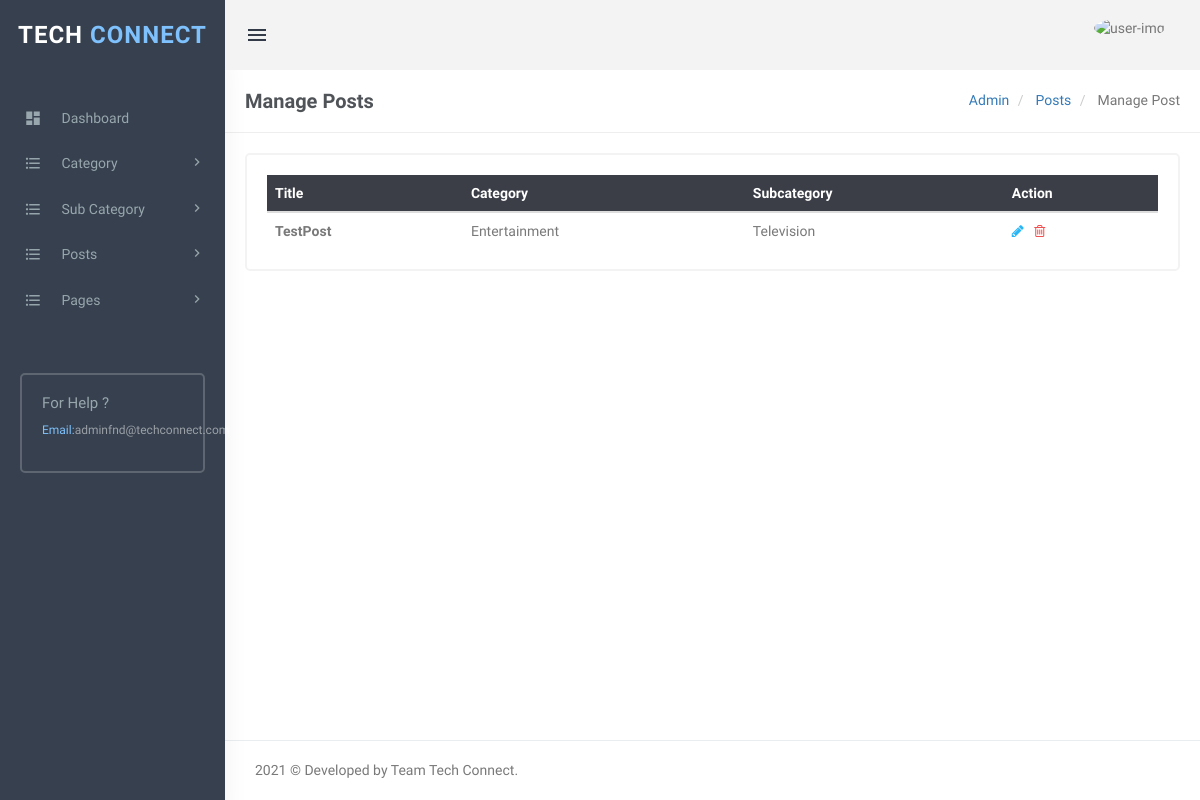
The page /publisher/manage-posts.php (signed in) on the database its author committed.
### tables this page shows
CREATE TABLE IF NOT EXISTS `tblpostsfptv` (
  `id` int(11) NOT NULL AUTO_INCREMENT,
  `PostTitle` longtext,
  `CategoryId` int(11) DEFAULT NULL,
  `SubCategoryId` int(11) DEFAULT NULL,
  `PostDetails` longtext,
  `PostingDate` timestamp NULL DEFAULT CURRENT_TIMESTAMP,
  `UpdationDate` timestamp NULL DEFAULT NULL ON UPDATE CURRENT_TIMESTAMP,
  `Is_Active` int(1) NOT NULL,
  `PostUrl` mediumtext,
  `PostImage` varchar(255) DEFAULT NULL,
  `counter` int(255) NOT NULL,
  PRIMARY KEY (`id`)
);

CREATE TABLE `tblcategory` (
  `id` int(11) NOT NULL AUTO_INCREMENT,
  `CategoryName` varchar(200) NOT NULL,
  `Description` mediumtext NOT NULL,
  `PostingDate` timestamp NULL DEFAULT CURRENT_TIMESTAMP,
  `UpdationDate` timestamp NULL DEFAULT CURRENT_TIMESTAMP ON UPDATE CURRENT_TIMESTAMP,
  `Is_Active` varchar(1) DEFAULT NULL,
  PRIMARY KEY (`id`)
);

CREATE TABLE `tblsubcategory` (
  `SubCategoryId` int(11) NOT NULL AUTO_INCREMENT,
  `CategoryId` int(11) NOT NULL,
  `Subcategory` varchar(255) NOT NULL,
  `SubCatDescription` mediumtext NOT NULL,
  `PostingDate` timestamp NOT NULL DEFAULT CURRENT_TIMESTAMP,
  `UpdationDate` timestamp NULL DEFAULT CURRENT_TIMESTAMP ON UPDATE CURRENT_TIMESTAMP,
  `Is_Active` int(1) NOT NULL,
  PRIMARY KEY (`SubCategoryId`)
);

### publisher/manage-posts.php (the view, shortened to what this page needs)
<?php
include('includes/config.php');
if(strlen($_SESSION['login'])==0)
  {
header('location:index.php');
}
else{
?>
<!DOCTYPE html>
<html lang="en">
    <head>
		<link rel="stylesheet" href="../plugins/morris/morris.css">
        <link href="../plugins/jvectormap/jquery-jvectormap-2.0.2.css" rel="stylesheet" />
        <link href="assets/css/bootstrap.min.css" rel="stylesheet" type="text/css" />
        <link href="assets/css/core.css" rel="stylesheet" type="text/css" />
        <link href="assets/css/components.css" rel="stylesheet" type="text/css" />
        <link href="assets/css/icons.css" rel="stylesheet" type="text/css" />
        <link href="assets/css/pages.css" rel="stylesheet" type="text/css" />
        <link href="assets/css/menu.css" rel="stylesheet" type="text/css" />
        <link href="assets/css/responsive.css" rel="stylesheet" type="text/css" />
		<link rel="stylesheet" href="../plugins/switchery/switchery.min.css">
    </head>
    <body class="fixed-left">
        <div id="wrapper">
           <?php include('includes/topheader.php');?>
           <?php include('includes/leftsidebar.php');?>
            <div class="content-page">
                <div class="content">
                    <div class="container">
                        <div class="row">
							<div class="col-xs-12">
								<div class="page-title-box">
                                    <h4 class="page-title">Manage Posts </h4>
                                    <ol class="breadcrumb p-0 m-0">
                                        <li>
                                            <a href="#">Admin</a>
                                        </li>
                                        <li>
                                            <a href="#">Posts</a>
                                        </li>
                                        <li class="active">
                                            Manage Post
                                        </li>
                                    </ol>
                                    <div class="clearfix"></div>
                                </div>
							</div>
						</div>
                        <div class="row">
                            <div class="col-sm-12">
                                <div class="card-box">
                                    <div class="table-responsive">
<table class="table table-colored table-centered table-inverse m-0">
<thead>
<tr>
<th>Title</th>
<th>Category</th>
<th>Subcategory</th>
<th>Action</th>
</tr>
</thead>
<tbody>
<?php
$query=mysqli_query($con,"select tblpostsfptv.id as postid,tblpostsfptv.PostTitle as title,tblcategory.CategoryName as category,tblsubcategory.Subcategory as subcategory from tblpostsfptv left join tblcategory on tblcategory.id=tblpostsfptv.CategoryId left join tblsubcategory on tblsubcategory.SubCategoryId=tblpostsfptv.SubCategoryId where tblpostsfptv.Is_Active=1 ");
$rowcount=mysqli_num_rows($query);
if($rowcount==0)
{
?>
<tr>
<td colspan="4" align="center"><h3 style="color:red">No record found</h3></td>
<tr>
<?php
} else {
while($row=mysqli_fetch_array($query))
{
?>
 <tr>
<td><b><?php echo htmlentities($row['title']);?></b></td>
<td><?php echo htmlentities($row['category'])?></td>
<td><?php echo htmlentities($row['subcategory'])?></td>
<td><a href="edit-post.php?pid=<?php echo htmlentities($row['postid']);?>"><i class="fa fa-pencil" style="color: #29b6f6;"></i></a>
    &nbsp;<a href="manage-posts.php?pid=<?php echo htmlentities($row['postid']);?>&&action=del" onclick="return confirm('Do you reaaly want to delete ?')"> <i class="fa fa-trash-o" style="color: #f05050"></i></a> </td>
 </tr>
<?php } }?>
                                            </tbody>
                                        </table>
                                    </div>
                                </div>
                            </div>
                        </div>
                    </div>
                </div>
       <?php include('includes/footer.php');?>
            </div>
        </div>
    </body>
</html>
<?php } ?>

### publisher/assets/css/core.css (style rules this page uses)
body { font-family: 'Varela Round', sans-serif; margin: 0; padding-bottom: 60px; overflow-x: hidden; color: #797979; }
html { position: relative; min-height: 100%; }
.h1, .h2, .h3, .h4, .h5, .h6, h1, h2, h3, h4, h5, h6 { color: #505458; font-family: 'Hind Madurai', sans-serif; margin: 10px 0; }
* { outline: none !important; }
b, strong { font-weight: 600; font-family: 'Hind Madurai', sans-serif; }
.container { width: auto; }
#wrapper { height: 100%; overflow: hidden; width: 100%; }
.p-0 { padding: 0 !important; }
.m-0 { margin: 0 !important; }
.card-box { padding: 20px; border: 2px solid #f3f3f3; -webkit-border-radius: 5px; border-radius: 5px; -moz-border-radius: 5px; background-clip: padding-box; margin-bottom: 20px; background-color: #ffffff; }
.row { margin-right: -10px; margin-left: -10px; }
.col-lg-1, .col-lg-10, .col-lg-11, .col-lg-12, .col-lg-2, .col-lg-3, .col-lg-4, .col-lg-5, .col-lg-6, .col-lg-7, .col-lg-8, .col-lg-9, .col-md-1, .col-md-10, .col-md-11, .col-md-12, .col-md-2, .col-md-3, .col-md-4, .col-md-5, .col-md-6, .col-md-7, .col-md-8, .col-md-9, .col-sm-1, .col-sm-10, .col-sm-11, .col-sm-12, .col-sm-2, .col-sm-3, .col-sm-4, .col-sm-5, .col-sm-6, .col-sm-7, .col-sm-8, .col-sm-9, .col-xs-1, .col-xs-10, .col-xs-11, .col-xs-12, .col-xs-2, .col-xs-3, .col-xs-4, .col-xs-5, .col-xs-6, .col-xs-7, .col-xs-8, .col-xs-9 { padding-left: 10px; padding-right: 10px; }
.breadcrumb { background-color: transparent; margin-bottom: 15px; padding-top: 10px; padding-left: 0; }

### publisher/assets/css/menu.css (style rules this page uses)
.content-page { margin-left: 225px; overflow: hidden; }
.content-page .content { padding: 0 5px 10px 5px; margin-top: 70px; }
.page-title { font-size: 20px; margin-bottom: 0; margin-top: 0; font-weight: 600; }
.page-title-box { padding: 20px; border-bottom: 1px solid #eee; margin: 0 -20px 20px -20px; }
.page-title-box .page-title { margin-bottom: 0; float: left; }
.page-title-box .breadcrumb { float: right; background-color: transparent !important; }

### rows shown on the page
tblpostsfptv: PostTitle "TestPost", CategoryId.CategoryName "Entertainment", SubCategoryId.Subcategory "Television"
